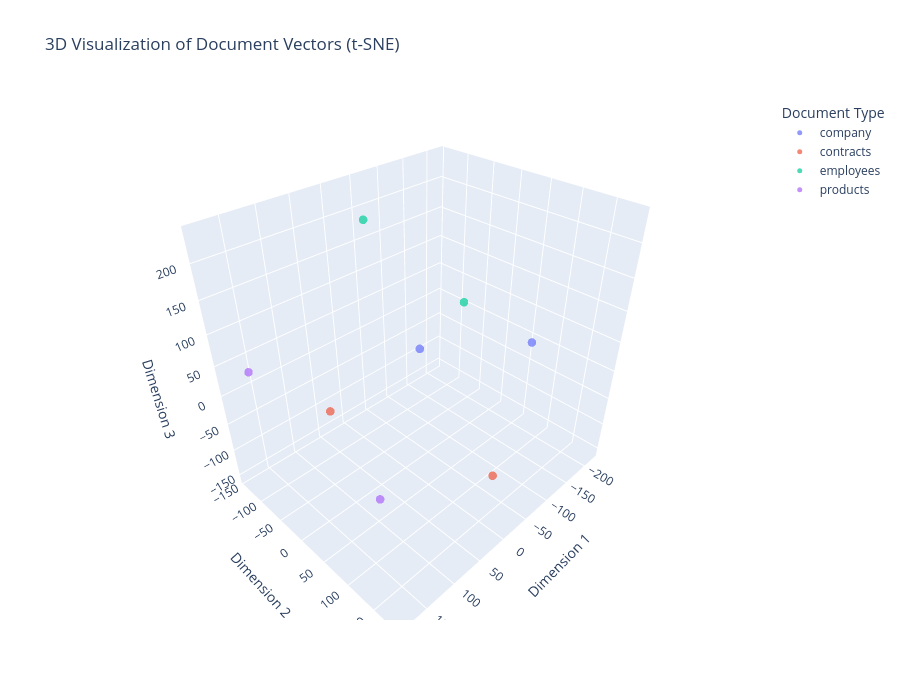

The cell this chart's notebook holds for it:
### Markdown cell above
### 3D Visualization

### Code cell
# Apply t-SNE to reduce to 3 dimensions
print("Applying t-SNE (3D)... this may take a moment")
tsne_3d = TSNE(n_components=3, random_state=42, perplexity=min(30, len(vectors)-1))
vectors_3d = tsne_3d.fit_transform(vectors)

# Create interactive 3D scatter plot
fig_3d = px.scatter_3d(
    x=vectors_3d[:, 0],
    y=vectors_3d[:, 1],
    z=vectors_3d[:, 2],
    color=doc_types,
    hover_data={"text": [text[:100] + "..." for text in texts]},
    title="3D Visualization of Document Vectors (t-SNE)",
    labels={"x": "Dimension 1", "y": "Dimension 2", "z": "Dimension 3", "color": "Document Type"},
    width=900,
    height=700
)

fig_3d.update_traces(marker=dict(size=5, opacity=0.7))
fig_3d.show()

print("\n✅ 3D visualization complete!")
print("   Rotate the plot to explore from different angles")
print("   Zoom in to see individual clusters")

### Figure 1 — Plotly figure (JSON) as saved in the notebook; plotly's stock layout.template omitted (floating-point values rounded to 4 significant figures)
{"data": [{"customdata": [["# About InsureElm\n\n## Company Overview\nInsureElm is a technology-driven insurance company founded in..."], ["## Technology Platform\nOur proprietary ClaimElm AI system uses machine learning to:\n- Detect fraud a..."]], "hovertemplate": "Document Type=company<br>Dimension 1=%{x}<br>Dimension 2=%{y}<br>Dimension 3=%{z}<br>text=%{customdata[0]}<extra></extra>", "legendgroup": "company", "marker": {"color": "#636efa", "opacity": 0.7, "size": 5, "symbol": "circle"}, "mode": "markers", "name": "company", "scene": "scene", "showlegend": true, "type": "scatter3d", "x": [-37.29, -27.93], "y": [-5.687, 184.2], "z": [36.78, 141.4]}, {"customdata": [["# Service Agreement Contract\n\n## InsureElm Service Level Agreement\n\n**Contract Number:** SLA-2024-00..."], ["## Integration Services\nWe provide API access for partners and enterprise clients with:\n- RESTful AP..."]], "hovertemplate": "Document Type=contracts<br>Dimension 1=%{x}<br>Dimension 2=%{y}<br>Dimension 3=%{z}<br>text=%{customdata[0]}<extra></extra>", "legendgroup": "contracts", "marker": {"color": "#EF553B", "opacity": 0.7, "size": 5, "symbol": "circle"}, "mode": "markers", "name": "contracts", "scene": "scene", "showlegend": true, "type": "scatter3d", "x": [-72.9, 30.74], "y": [113.6, -143.2], "z": [-154.4, -119.0]}, {"customdata": [["# Employee Profile: Avery Lancaster\n\n**Name:** Avery Lancaster\n**Position:** Co-founder and Chief Ex..."], ["## Key Achievements\n- Led InsureElm from startup to $50M in annual revenue\n- Pioneered AI-powered cl..."]], "hovertemplate": "Document Type=employees<br>Dimension 1=%{x}<br>Dimension 2=%{y}<br>Dimension 3=%{z}<br>text=%{customdata[0]}<extra></extra>", "legendgroup": "employees", "marker": {"color": "#00cc96", "opacity": 0.7, "size": 5, "symbol": "circle"}, "mode": "markers", "name": "employees", "scene": "scene", "showlegend": true, "type": "scatter3d", "x": [20.25, -220.1], "y": [-44.11, -84.84], "z": [234.9, 5.553]}, {"customdata": [["# Product: CarElm Auto Insurance\n\n## Overview\nCarElm is InsureElm's flagship auto insurance product,..."], ["## Pricing\nStarting at just $89/month for basic coverage. Premium plans available from $149/month.\n\n..."]], "hovertemplate": "Document Type=products<br>Dimension 1=%{x}<br>Dimension 2=%{y}<br>Dimension 3=%{z}<br>text=%{customdata[0]}<extra></extra>", "legendgroup": "products", "marker": {"color": "#ab63fa", "opacity": 0.7, "size": 5, "symbol": "circle"}, "mode": "markers", "name": "products", "scene": "scene", "showlegend": true, "type": "scatter3d", "x": [134.2, 184.8], "y": [96.77, -85.21], "z": [-58.05, 70.01]}], "layout": {"height": 700, "legend": {"title": {"text": "Document Type"}, "tracegroupgap": 0}, "scene": {"domain": {"x": [0, 1], "y": [0, 1]}, "xaxis": {"title": {"text": "Dimension 1"}}, "yaxis": {"title": {"text": "Dimension 2"}}, "zaxis": {"title": {"text": "Dimension 3"}}}, "title": {"text": "3D Visualization of Document Vectors (t-SNE)"}, "width": 900}}
